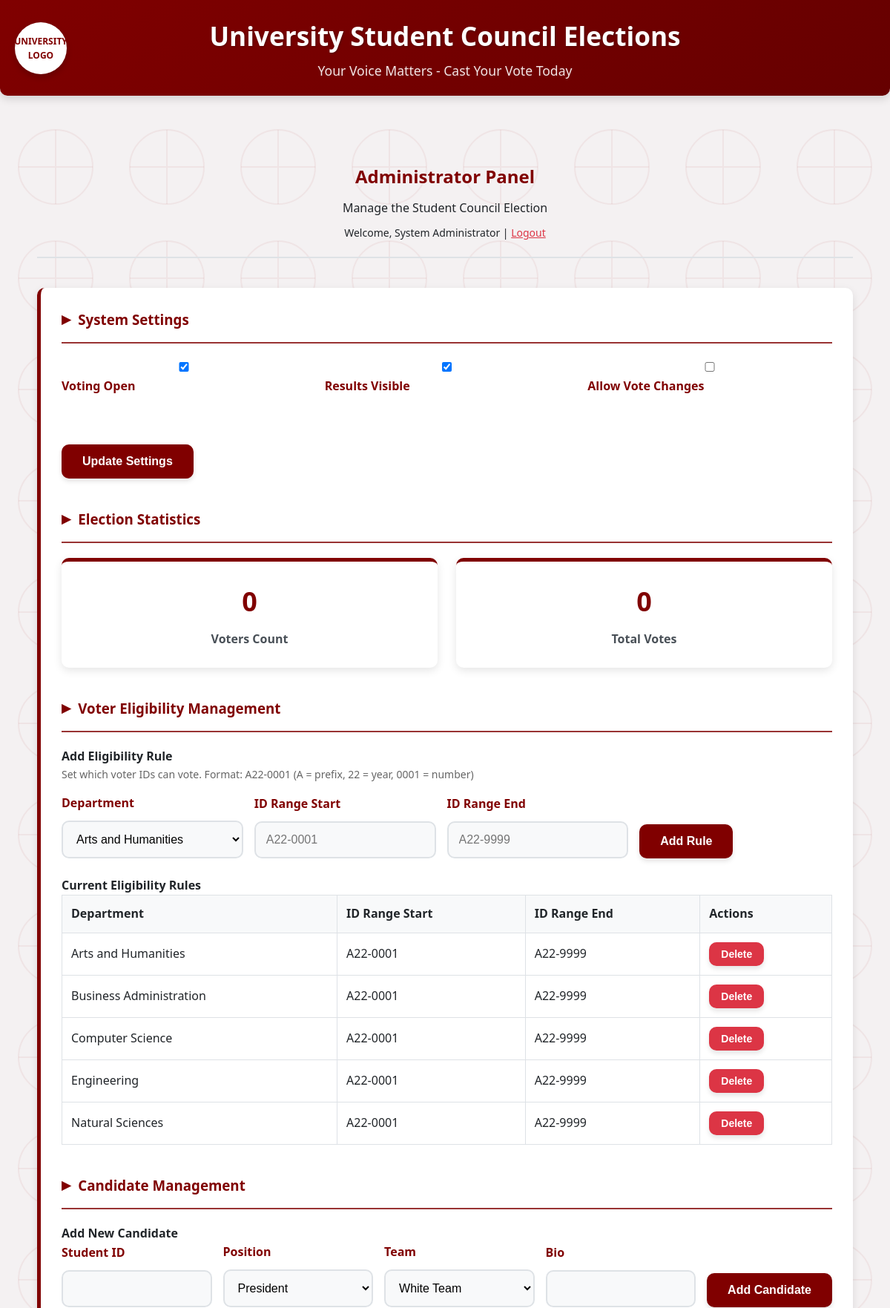
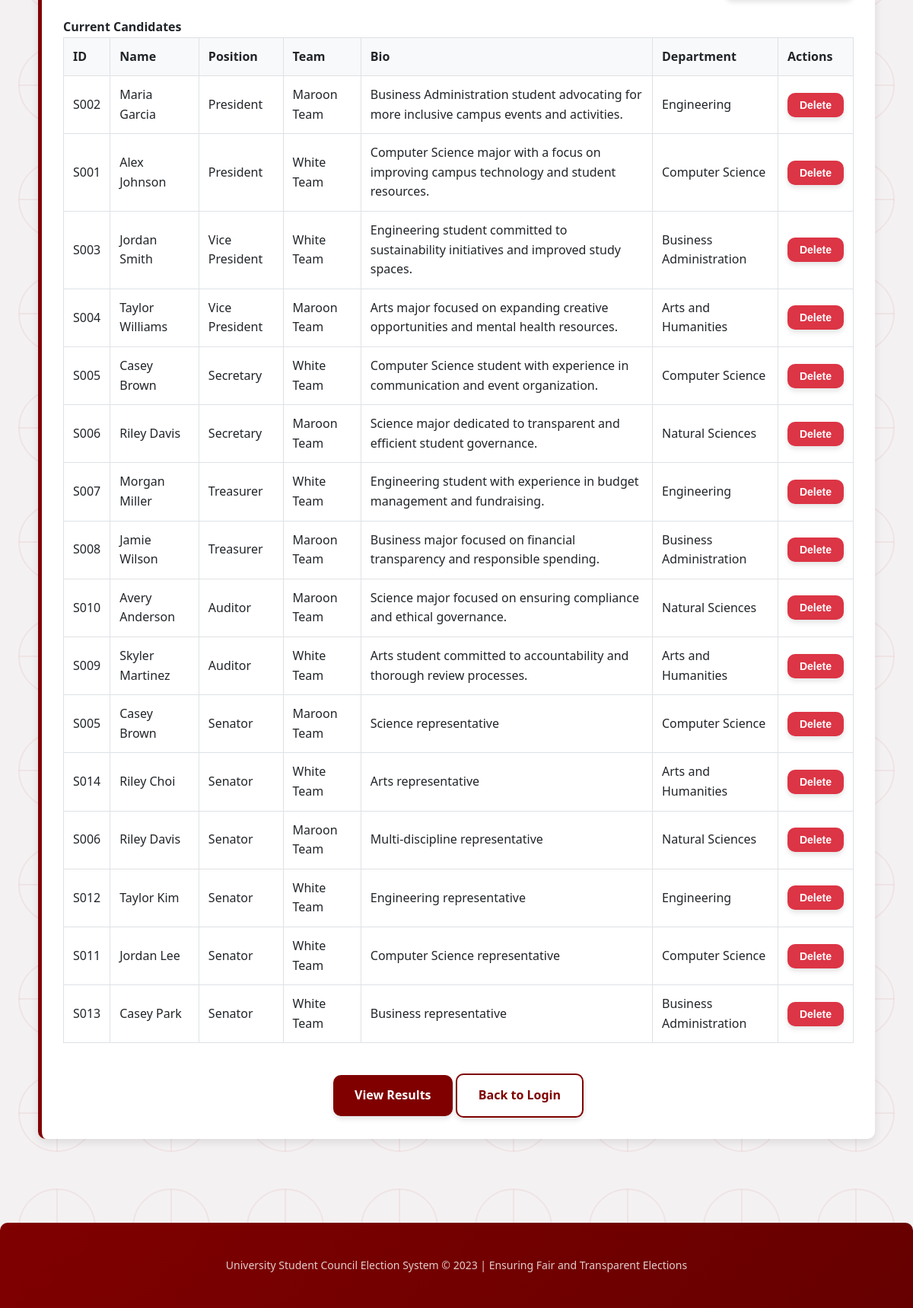
The page /index.php?screen=admin (signed in) on the database its author committed (2 pictures, top to bottom).
### tables this page shows
CREATE TABLE elections (
    election_id INT PRIMARY KEY AUTO_INCREMENT,
    election_name VARCHAR(200) NOT NULL,
    election_year YEAR NOT NULL,
    start_date DATETIME NOT NULL,
    end_date DATETIME NOT NULL,
    voting_open BOOLEAN DEFAULT FALSE,
    results_visible BOOLEAN DEFAULT FALSE,
    allow_vote_changes BOOLEAN DEFAULT FALSE
);

CREATE TABLE voter_eligibility (
    eligibility_id INT PRIMARY KEY AUTO_INCREMENT,
    election_id INT NOT NULL,
    department_id INT NOT NULL,
    id_range_start VARCHAR(20) NOT NULL,
    id_range_end VARCHAR(20) NOT NULL,
    FOREIGN KEY (election_id) REFERENCES elections(election_id) ON DELETE CASCADE,
    FOREIGN KEY (department_id) REFERENCES departments(department_id) ON DELETE CASCADE
);

CREATE TABLE departments (
    department_id INT PRIMARY KEY AUTO_INCREMENT,
    department_name VARCHAR(100) UNIQUE NOT NULL
);

CREATE TABLE candidates (
    candidate_id INT PRIMARY KEY AUTO_INCREMENT,
    student_id VARCHAR(20) NOT NULL,
    election_id INT NOT NULL,
    position_id INT NOT NULL,
    team_id INT NOT NULL,
    bio TEXT,
    FOREIGN KEY (student_id) REFERENCES students(student_id) ON DELETE CASCADE,
    FOREIGN KEY (election_id) REFERENCES elections(election_id) ON DELETE CASCADE,
    FOREIGN KEY (position_id) REFERENCES positions(position_id) ON DELETE CASCADE,
    FOREIGN KEY (team_id) REFERENCES teams(team_id) ON DELETE CASCADE
);

CREATE TABLE students (
    student_id VARCHAR(20) PRIMARY KEY,
    first_name VARCHAR(50) NOT NULL,
    last_name VARCHAR(50) NOT NULL,
    department_id INT NOT NULL
);

CREATE TABLE positions (
    position_id INT PRIMARY KEY AUTO_INCREMENT,
    position_name VARCHAR(100) NOT NULL,
    position_order INT NOT NULL,
    max_selections INT DEFAULT 1
);

CREATE TABLE teams (
    team_id INT PRIMARY KEY AUTO_INCREMENT,
    team_color VARCHAR(20) NOT NULL
);

### pages/admin.php (the view, shortened to what the rows shown need)
<?php
$election_id = $_SESSION['election_id'];
$election_obj = new Election('', $election_id);
$candidates = $election_obj->getAllCandidates();
$positions = $election_obj->getAllPositions();
$teams = $election_obj->getAllTeams();
$stats = $election_obj->getElectionStatistics();
$settings = $election_obj->getElectionSettings();
$departments = $election_obj->getAllDepartments();
$eligibility_rules = $election_obj->getEligibilityRules();
?>
<section id="adminScreen" class="screen active">
    <div class="admin-container">
        <div class="admin-header">
            <h1>Administrator Panel</h1>
            <p>Manage the Student Council Election</p>
            <p style="font-size: 14px; margin-top: 10px;">
                Welcome, <?php echo $_SESSION['admin_name']; ?> |
                <a href="process.php?logout=1" style="color: #dc3545;">Logout</a>
            </p>
        </div>
        <div class="card">
            <div class="admin-section">
                <h3>System Settings</h3>
                <form action="process.php" method="POST">
                    <div class="admin-controls">
                        <div>
                            <label>
                                <input type="checkbox" name="voting_open" value="1" <?php echo $settings['voting_open'] == '1' ? 'checked' : ''; ?>>
                                Voting Open
                            </label>
                        </div>
                        <div>
                            <label>
                                <input type="checkbox" name="results_visible" value="1" <?php echo $settings['results_visible'] == '1' ? 'checked' : ''; ?>>
                                Results Visible
                            </label>
                        </div>
                        <div>
                            <label>
                                <input type="checkbox" name="allow_vote_changes" value="1" <?php echo $settings['allow_vote_changes'] == '1' ? 'checked' : ''; ?>>
                                Allow Vote Changes
                            </label>
                        </div>
                    </div>
                    <button type="submit" name="update_settings" class="btn" style="margin-top: 15px;">Update Settings</button>
                </form>
            </div>
            <div class="admin-section">
                <h3>Election Statistics</h3>
                <div class="results-summary">
                    <div class="summary-card">
                        <div class="summary-value"><?php echo $stats['voted_count']; ?></div>
                        <div class="summary-label">Voters Count</div>
                    </div>
                    <div class="summary-card">
                        <div class="summary-value"><?php echo $stats['total_votes']; ?></div>
                        <div class="summary-label">Total Votes</div>
                    </div>
                </div>
            </div>
            <div class="admin-section">
                <h3>Voter Eligibility Management</h3>
                <div class="form-group">
                    <h4>Add Eligibility Rule</h4>
                    <p style="font-size: 14px; color: #666; margin-bottom: 15px;">
                        Set which voter IDs can vote. Format: A22-0001 (A = prefix, 22 = year, 0001 = number)
                    </p>
                    <form action="process.php" method="POST" class="candidate-form">
                        <div class="form-row">
                            <div>
                                <label for="eligibility_department">Department</label>
                                <select name="eligibility_department" id="eligibility_department" required>
                                    <?php foreach ($departments as $dept): ?>
                                        <option value="<?php echo $dept['department_id']; ?>"><?php echo $dept['department_name']; ?></option>
                                    <?php endforeach; ?>
                                </select>
                            </div>
                            <div>
                                <label for="id_range_start">ID Range Start</label>
                                <input type="text" name="id_range_start" id="id_range_start" placeholder="A22-0001" required>
                            </div>
                            <div>
                                <label for="id_range_end">ID Range End</label>
                                <input type="text" name="id_range_end" id="id_range_end" placeholder="A22-9999" required>
                            </div>
                            <div>
                                <button type="submit" name="add_eligibility" class="btn">Add Rule</button>
                            </div>
                        </div>
                    </form>
                </div>
                <div class="candidate-list">
                    <h4>Current Eligibility Rules</h4>
                    <table class="table table-bordered">
                        <thead>
                            <tr>
                                <th>Department</th>
                                <th>ID Range Start</th>
                                <th>ID Range End</th>
                                <th>Actions</th>
                            </tr>
                        </thead>
                        <tbody>
                            <?php if (empty($eligibility_rules)): ?>
                            <tr>
                                <td colspan="4" style="text-align: center;">No eligibility rules set. Add rules to allow voters.</td>
                            </tr>
                            <?php else: ?>
                                <?php foreach ($eligibility_rules as $rule): ?>
                                <tr>
                                    <td><?php echo $rule['department_name']; ?></td>
                                    <td><?php echo $rule['id_range_start']; ?></td>
                                    <td><?php echo $rule['id_range_end']; ?></td>
                                    <td>
                                        <form action="process.php" method="POST" style="display: inline;">
                                            <button type="submit" name="delete_eligibility" class="btn btn-danger btn-sm"
                                                    onclick="return confirm('Are you sure you want to delete this rule?')">
                                                Delete
                                            </button>
                                        </form>
                                    </td>
                                </tr>
                                <?php endforeach; ?>
                            <?php endif; ?>
                        </tbody>
                    </table>
                </div>
            </div>
            <div class="admin-section">
                <h3>Candidate Management</h3>
                <div class="form-group">
                    <h4>Add New Candidate</h4>
                    <form action="process.php" method="POST" class="candidate-form">
                        <div class="form-row">
                            <div>
                                <label for="candidate_student_id">Student ID</label>
                                <input type="text" name="candidate_student_id" id="candidate_student_id" required>
                            </div>
                            <div>
                                <label for="candidate_position">Position</label>
                                <select name="candidate_position" id="candidate_position" required>
                                    <?php foreach ($positions as $position): ?>
                                        <option value="<?php echo $position['position_id']; ?>"><?php echo $position['position_name']; ?></option>
                                    <?php endforeach; ?>
                                </select>
                            </div>
                            <div>
                                <label for="candidate_team">Team</label>
                                <select name="candidate_team" id="candidate_team" required>
                                    <?php foreach ($teams as $team): ?>
                                        <option value="<?php echo $team['team_id']; ?>"><?php echo ucfirst($team['team_color']); ?> Team</option>
                                    <?php endforeach; ?>
                                </select>
                            </div>
                            <div>
                                <label for="candidate_bio">Bio</label>
                                <input type="text" name="candidate_bio" id="candidate_bio" required>
                            </div>
                            <div>
                                <button type="submit" name="add_candidate" class="btn">Add Candidate</button>
                            </div>
                        </div>
                    </form>
                </div>
                <div class="candidate-list">
                    <h4>Current Candidates</h4>
                    <table class="table table-bordered">
                        <thead>
                            <tr>
                                <th>ID</th>
                                <th>Name</th>
                                <th>Position</th>
                                <th>Team</th>
                                <th>Bio</th>
                                <th>Department</th>
                                <th>Actions</th>
                            </tr>
                        </thead>
                        <tbody>
                            <?php foreach ($candidates as $candidate): ?>
                            <tr>
                                <td><?php echo $candidate['student_id']; ?></td>
                                <td><?php echo $candidate['first_name'] . ' ' . $candidate['last_name']; ?></td>
                                <td><?php echo $candidate['position_name']; ?></td>
                                <td><?php echo ucfirst($candidate['team_color']); ?> Team</td>
                                <td><?php echo $candidate['bio']; ?></td>
                                <td><?php echo $candidate['department_name']; ?></td>
                                <td>
                                    <form action="process.php" method="POST" style="display: inline;">
                                        <button type="submit" name="delete_candidate" class="btn btn-danger btn-sm"
                                                onclick="return confirm('Are you sure you want to delete this candidate?')">
                                            Delete
                                        </button>
                                    </form>
                                </td>
                            </tr>
                            <?php endforeach; ?>
                        </tbody>
                    </table>
                </div>
            </div>
            <div style="text-align: center; margin-top: 20px;">
                <a href="?screen=results" class="btn">View Results</a>
                <a href="?screen=login" class="btn btn-outline">Back to Login</a>
            </div>
        </div>
    </div>
</section>

### rows shown on the page
elections: voting_open "☑", results_visible "☑"
voter_eligibility: department.department_name "Arts and Humanities", id_range_start "A22-0001", id_range_end "A22-9999"
voter_eligibility: department.department_name "Business Administration", id_range_start "A22-0001", id_range_end "A22-9999"
voter_eligibility: department.department_name "Computer Science", id_range_start "A22-0001", id_range_end "A22-9999"
voter_eligibility: department.department_name "Engineering", id_range_start "A22-0001", id_range_end "A22-9999"
voter_eligibility: department.department_name "Natural Sciences", id_range_start "A22-0001", id_range_end "A22-9999"
candidates: student "S002", student.first_name "Maria", student.last_name "Garcia", position.position_name "President", team.team_color "Maroon", bio "Business Administration student advocating for more inclusive campus events and activities.", departments.department_name "Engineering"
candidates: student "S001", student.first_name "Alex", student.last_name "Johnson", position.position_name "President", team.team_color "White", bio "Computer Science major with a focus on improving campus technology and student resources.", departments.department_name "Computer Science"
candidates: student "S003", student.first_name "Jordan", student.last_name "Smith", position.position_name "Vice President", team.team_color "White", bio "Engineering student committed to sustainability initiatives and improved study spaces.", departments.department_name "Business Administration"
candidates: student "S004", student.first_name "Taylor", student.last_name "Williams", position.position_name "Vice President", team.team_color "Maroon", bio "Arts major focused on expanding creative opportunities and mental health resources.", departments.department_name "Arts and Humanities"
candidates: student "S005", student.first_name "Casey", student.last_name "Brown", position.position_name "Secretary", team.team_color "White", bio "Computer Science student with experience in communication and event organization.", departments.department_name "Computer Science"
candidates: student "S006", student.first_name "Riley", student.last_name "Davis", position.position_name "Secretary", team.team_color "Maroon", bio "Science major dedicated to transparent and efficient student governance.", departments.department_name "Natural Sciences"
candidates: student "S007", student.first_name "Morgan", student.last_name "Miller", position.position_name "Treasurer", team.team_color "White", bio "Engineering student with experience in budget management and fundraising.", departments.department_name "Engineering"
candidates: student "S008", student.first_name "Jamie", student.last_name "Wilson", position.position_name "Treasurer", team.team_color "Maroon", bio "Business major focused on financial transparency and responsible spending.", departments.department_name "Business Administration"
candidates: student "S010", student.first_name "Avery", student.last_name "Anderson", position.position_name "Auditor", team.team_color "Maroon", bio "Science major focused on ensuring compliance and ethical governance.", departments.department_name "Natural Sciences"
candidates: student "S009", student.first_name "Skyler", student.last_name "Martinez", position.position_name "Auditor", team.team_color "White", bio "Arts student committed to accountability and thorough review processes.", departments.department_name "Arts and Humanities"
candidates: student "S005", student.first_name "Casey", student.last_name "Brown", position.position_name "Senator", team.team_color "Maroon", bio "Science representative", departments.department_name "Computer Science"
candidates: student "S014", student.first_name "Riley", student.last_name "Choi", position.position_name "Senator", team.team_color "White", bio "Arts representative", departments.department_name "Arts and Humanities"
candidates: student "S006", student.first_name "Riley", student.last_name "Davis", position.position_name "Senator", team.team_color "Maroon", bio "Multi-discipline representative", departments.department_name "Natural Sciences"
candidates: student "S012", student.first_name "Taylor", student.last_name "Kim", position.position_name "Senator", team.team_color "White", bio "Engineering representative", departments.department_name "Engineering"
candidates: student "S011", student.first_name "Jordan", student.last_name "Lee", position.position_name "Senator", team.team_color "White", bio "Computer Science representative", departments.department_name "Computer Science"
candidates: student "S013", student.first_name "Casey", student.last_name "Park", position.position_name "Senator", team.team_color "White", bio "Business representative", departments.department_name "Business Administration"

### other values the page prints
$_SESSION['admin_name'] "System Administrator"
$stats['voted_count'] "0"
$stats['total_votes'] "0"
form field eligibility_department "Arts and Humanities"
form field candidate_position "President"
form field candidate_team "White Team"
